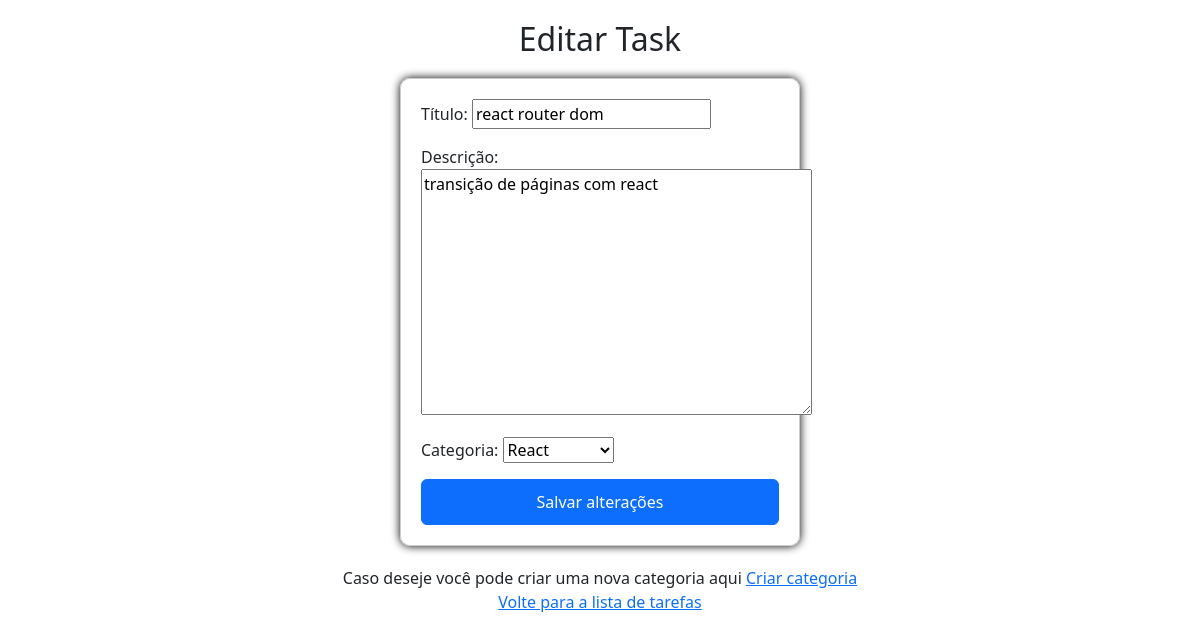
The app's page /task/66/edit/ (signed in) with its own data.
### lizetest/todo/models.py (models this page shows, shortened)
class Task(BaseModel):
    title = models.CharField(max_length=255,verbose_name="Título")
    description = models.TextField(verbose_name='Descrição')
    category = models.ForeignKey(Category, on_delete=models.CASCADE,verbose_name="Categoria")
    completion_date = models.DateTimeField(null=True, blank=True)
    completed = models.BooleanField(default=False)
    author = models.ForeignKey(User,on_delete=models.CASCADE,blank=True)

### lizetest/todo/views.py (the view)
# urls.py: path('task/<int:pk>/edit/', TaskUpdateView.as_view(), name='task_edit'),
class TaskUpdateView(UpdateView, BaseViews):
    model = Task
    form_class = TaskForm
    template_name = 'task_form.html'
    success_url = reverse_lazy('todo:task_list')

### lizetest/todo/forms.py
class TaskForm(forms.ModelForm):
    category = CategorySerializer
    class Meta:
        model = Task
        fields = ['title', 'description', 'category']
    def __init__(self, *args, **kwargs):
        user = kwargs.pop('user', None)
        super(TaskForm, self).__init__(*args, **kwargs)
        if user is not None:
            self.fields['category'].queryset = Category.objects.filter(author=user)

### lizetest/category/models.py (called while the page is built)
    def __str__(self):
        return self.name

### lizetest/core/models.py (called while the page is built)
    def dispatch(self, request, *args, **kwargs):
        if not request.user.is_authenticated:
            return redirect('accounts:login')
        return super().dispatch(request, *args, **kwargs)

### lizetest/todo/templates/task_form.html (shortened to what this page needs)
{% extends 'base.html' %}
{% block content %}
<div style="display: flex; justify-content: center; align-items: center; flex-direction: column; padding: 20px;">
  <h2 style="text-align: center; margin-bottom: 20px;">
    {% if request.resolver_match.url_name == 'task_create' %}Criar{% else %}Editar{% endif %} Task
  </h2>
  <form method="post" enctype="multipart/form-data" style="width: 400px; border: 1px solid #ccc; padding: 20px; border-radius: 10px; box-shadow: 0 0 10px rgb(0, 0, 0);">
    {{ form.as_p }}
    <button class="btn btn-primary" type="submit" style="width: 100%; padding: 10px;">
      {% if request.resolver_match.url_name == 'task_create' %}Criar task{% else %}Salvar alterações{% endif %}
    </button>
  </form>
  <div style="text-align: center; margin-top: 20px;">
    Caso deseje você pode criar uma nova categoria aqui
    <a href="{% url 'category:category_create' %}">Criar categoria</a>
    <p><a href="{% url 'todo:task_list' %}">Volte para a lista de tarefas</a> </p>
  </div>
</div>
{% endblock %}

### records on screen
Task: title "react router dom", description "transição de páginas com react", category "React"
